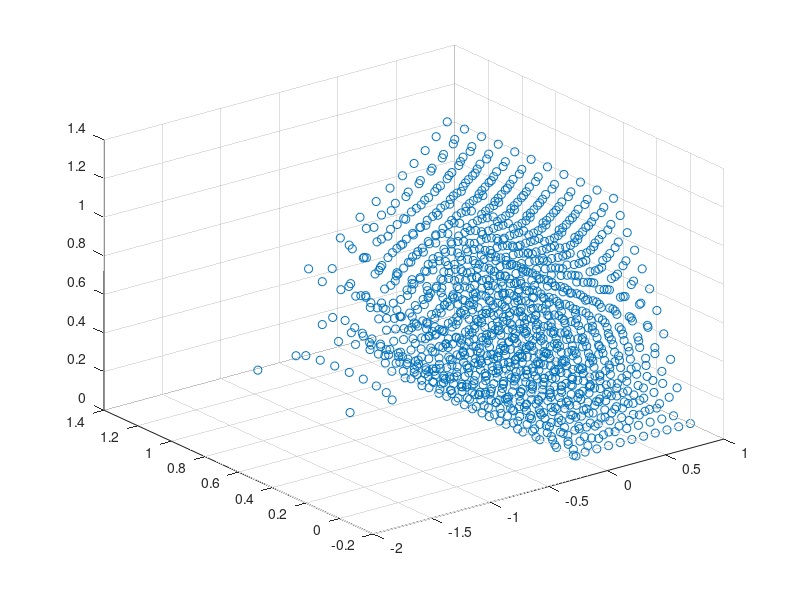

MATLAB code to generate this figure:
%
% fem3d_hex_linear.m
% 
% Created by Wei Chen on 8/4/21
%

function fem3d_hex_linear()
disp(['fem simulation start'])

% USER-DEFINED MATERIAL PROPERTIES
E = 1.0;          % Young's modulus of solid material
nu = 0.3;         % Poisson's ratio
% constitutive matrix
D = E / (1 + nu) / (1 - 2 * nu) * ...
[ 1-nu   nu   nu     0          0          0     ;
    nu 1-nu   nu     0          0          0     ;
    nu   nu 1-nu     0          0          0     ;
     0    0    0 (1-2*nu)/2     0          0     ;
     0    0    0     0      (1-2*nu)/2     0     ;
     0    0    0     0          0      (1-2*nu)/2];

% hexahedron element size is a*b*c
a = 0.1;
b = 0.1;
c = 0.1;
% PREPARE FINITE ELEMENT ANALYSIS
nelx = 10;
nely = 10;
nelz = 10;
nele = nelx*nely*nelz;
ndof = 3*(nelx+1)*(nely+1)*(nelz+1);
U = zeros(ndof,1);

% USER-DEFINED LOAD DOFs
disp(['compute load']);
[il,jl,kl] = meshgrid(0, 0:nely, nelz);                 % Coordinates
loadnid = kl*(nelx+1)*(nely+1)+il*(nely+1)+(nely+1-jl); % Node IDs
loaddof = 3*loadnid(:) - 2;                             % DOFs
F = sparse(loaddof, 1, -0.01, ndof, 1);

% USER-DEFINED SUPPORT FIXED DOFs
disp(['compute DBC'])
[iif,jf,kf] = meshgrid(0:nelx,0:nely,0);                  % Coordinates
fixednid = kf*(nelx+1)*(nely+1)+iif*(nely+1)+(nely+1-jf); % Node IDs
fixeddof = [3*fixednid(:); 3*fixednid(:)-1; 3*fixednid(:)-2]; % DOFs
freedofs = setdiff(1:ndof,fixeddof);

nodegrd = reshape(1:(nely+1)*(nelx+1),nely+1,nelx+1);
nodeids = reshape(nodegrd(1:end-1,1:end-1),nely*nelx,1);
nodeidz = 0:(nely+1)*(nelx+1):(nelz-1)*(nely+1)*(nelx+1);
nodeids = repmat(nodeids,size(nodeidz))+repmat(nodeidz,size(nodeids));
edofVec = 3*nodeids(:)+1;
edofMat = repmat(edofVec,1,24)+ ...
    repmat([0 1 2 3*nely + [3 4 5 0 1 2] -3 -2 -1 ...
    3*(nely+1)*(nelx+1)+[0 1 2 3*nely + [3 4 5 0 1 2] -3 -2 -1]],nele,1);
iK = reshape(kron(edofMat,ones(24,1))',24*24*nele,1);
jK = reshape(kron(edofMat,ones(1,24))',24*24*nele,1);
KE = intKE(a/2, b/2, c/2, D);

% FE-ANALYSIS
sK = repmat(KE(:), nele, 1);
K = sparse(iK,jK,sK); K = (K+K')/2;
disp(['solve'])
U(freedofs,:) = K(freedofs,freedofs)\F(freedofs,:);

save U.mat U;
% display result
cor = zeros((nelx+1)*(nely+1)*(nelz+1), 3);
for k = 0:nelz
    kk = k * (nelx + 1) * (nely + 1);
    for i = 0:nelx
        ii = i * (nely + 1);
        for j = 0:nely
            tmp = kk + ii + nely + 1 - j;
            cor(tmp, 1) = i*a;
            cor(tmp, 2) = j*b;
            cor(tmp, 3) = k*c;
        end
    end
end
cor1 = cor + reshape(U, 3, (nelx+1)*(nely+1)*(nelz+1))';
figure;
scatter3(cor1(:, 1), cor1(:, 2), cor1(:, 3));

disp(['simulation end'])

end


% generate element stiffness matrix
% element size is a*b*c
function Ke = intKE(a, b, c, DH)
GN_x=[-1/sqrt(3),1/sqrt(3)]; GN_y=GN_x; GN_z=GN_x; GaussWeigh=[1,1];
Ke = zeros(24,24); L = zeros(6,9);
L(1,1) = 1; L(2,5) = 1; L(3,9) = 1;
L(4,2) = 1; L(4,4) = 1; L(5,6) = 1;
L(5,8) = 1; L(6,3) = 1; L(6,7) = 1;
for i=1:length(GN_x)
    for j=1:length(GN_y)
        for k=1:length(GN_z)
            x = GN_x(i);y = GN_y(j);z = GN_z(k);
            dNx = 1/8*[-(1-y)*(1-z)  (1-y)*(1-z)  (1+y)*(1-z) -(1+y)*(1-z) -(1-y)*(1+z)  (1-y)*(1+z)  (1+y)*(1+z) -(1+y)*(1+z)];
            dNy = 1/8*[-(1-x)*(1-z) -(1+x)*(1-z)  (1+x)*(1-z)  (1-x)*(1-z) -(1-x)*(1+z) -(1+x)*(1+z)  (1+x)*(1+z)  (1-x)*(1+z)];
            dNz = 1/8*[-(1-x)*(1-y) -(1+x)*(1-y) -(1+x)*(1+y) -(1-x)*(1+y)  (1-x)*(1-y)  (1+x)*(1-y)  (1+x)*(1+y)  (1-x)*(1+y)];
            J = [dNx;dNy;dNz]*[ -a  a  a  -a  -a  a  a  -a ;  -b  -b  b  b  -b  -b  b  b; -c -c -c -c  c  c  c  c]';
            G = [inv(J) zeros(3) zeros(3);zeros(3) inv(J) zeros(3);zeros(3) zeros(3) inv(J)];
            dN(1,1:3:24) = dNx; dN(2,1:3:24) = dNy; dN(3,1:3:24) = dNz;
            dN(4,2:3:24) = dNx; dN(5,2:3:24) = dNy; dN(6,2:3:24) = dNz;
            dN(7,3:3:24) = dNx; dN(8,3:3:24) = dNy; dN(9,3:3:24) = dNz;
            Be = L*G*dN;
            Ke = Ke + GaussWeigh(i)*GaussWeigh(j)*GaussWeigh(k)*det(J)*(Be'*DH*Be);
        end
    end
end
end

% === GENERATE ELEMENT STIFFNESS MATRIX ===
% element size is 1*1*1
function [KE] = lk_H8(nu)
A = [32 6 -8 6 -6 4 3 -6 -10 3 -3 -3 -4 -8;
    -48 0 0 -24 24 0 0 0 12 -12 0 12 12 12];
k = 1/144*A'*[1; nu];

K1 = [k(1) k(2) k(2) k(3) k(5) k(5);
    k(2) k(1) k(2) k(4) k(6) k(7);
    k(2) k(2) k(1) k(4) k(7) k(6);
    k(3) k(4) k(4) k(1) k(8) k(8);
    k(5) k(6) k(7) k(8) k(1) k(2);
    k(5) k(7) k(6) k(8) k(2) k(1)];
K2 = [k(9)  k(8)  k(12) k(6)  k(4)  k(7);
    k(8)  k(9)  k(12) k(5)  k(3)  k(5);
    k(10) k(10) k(13) k(7)  k(4)  k(6);
    k(6)  k(5)  k(11) k(9)  k(2)  k(10);
    k(4)  k(3)  k(5)  k(2)  k(9)  k(12)
    k(11) k(4)  k(6)  k(12) k(10) k(13)];
K3 = [k(6)  k(7)  k(4)  k(9)  k(12) k(8);
    k(7)  k(6)  k(4)  k(10) k(13) k(10);
    k(5)  k(5)  k(3)  k(8)  k(12) k(9);
    k(9)  k(10) k(2)  k(6)  k(11) k(5);
    k(12) k(13) k(10) k(11) k(6)  k(4);
    k(2)  k(12) k(9)  k(4)  k(5)  k(3)];
K4 = [k(14) k(11) k(11) k(13) k(10) k(10);
    k(11) k(14) k(11) k(12) k(9)  k(8);
    k(11) k(11) k(14) k(12) k(8)  k(9);
    k(13) k(12) k(12) k(14) k(7)  k(7);
    k(10) k(9)  k(8)  k(7)  k(14) k(11);
    k(10) k(8)  k(9)  k(7)  k(11) k(14)];
K5 = [k(1) k(2)  k(8)  k(3) k(5)  k(4);
    k(2) k(1)  k(8)  k(4) k(6)  k(11);
    k(8) k(8)  k(1)  k(5) k(11) k(6);
    k(3) k(4)  k(5)  k(1) k(8)  k(2);
    k(5) k(6)  k(11) k(8) k(1)  k(8);
    k(4) k(11) k(6)  k(2) k(8)  k(1)];
K6 = [k(14) k(11) k(7)  k(13) k(10) k(12);
    k(11) k(14) k(7)  k(12) k(9)  k(2);
    k(7)  k(7)  k(14) k(10) k(2)  k(9);
    k(13) k(12) k(10) k(14) k(7)  k(11);
    k(10) k(9)  k(2)  k(7)  k(14) k(7);
    k(12) k(2)  k(9)  k(11) k(7)  k(14)];
KE = 1/((nu+1)*(1-2*nu))*...
    [ K1  K2  K3  K4;
    K2'  K5  K6  K3';
    K3' K6  K5' K2';
    K4  K3  K2  K1'];
end
